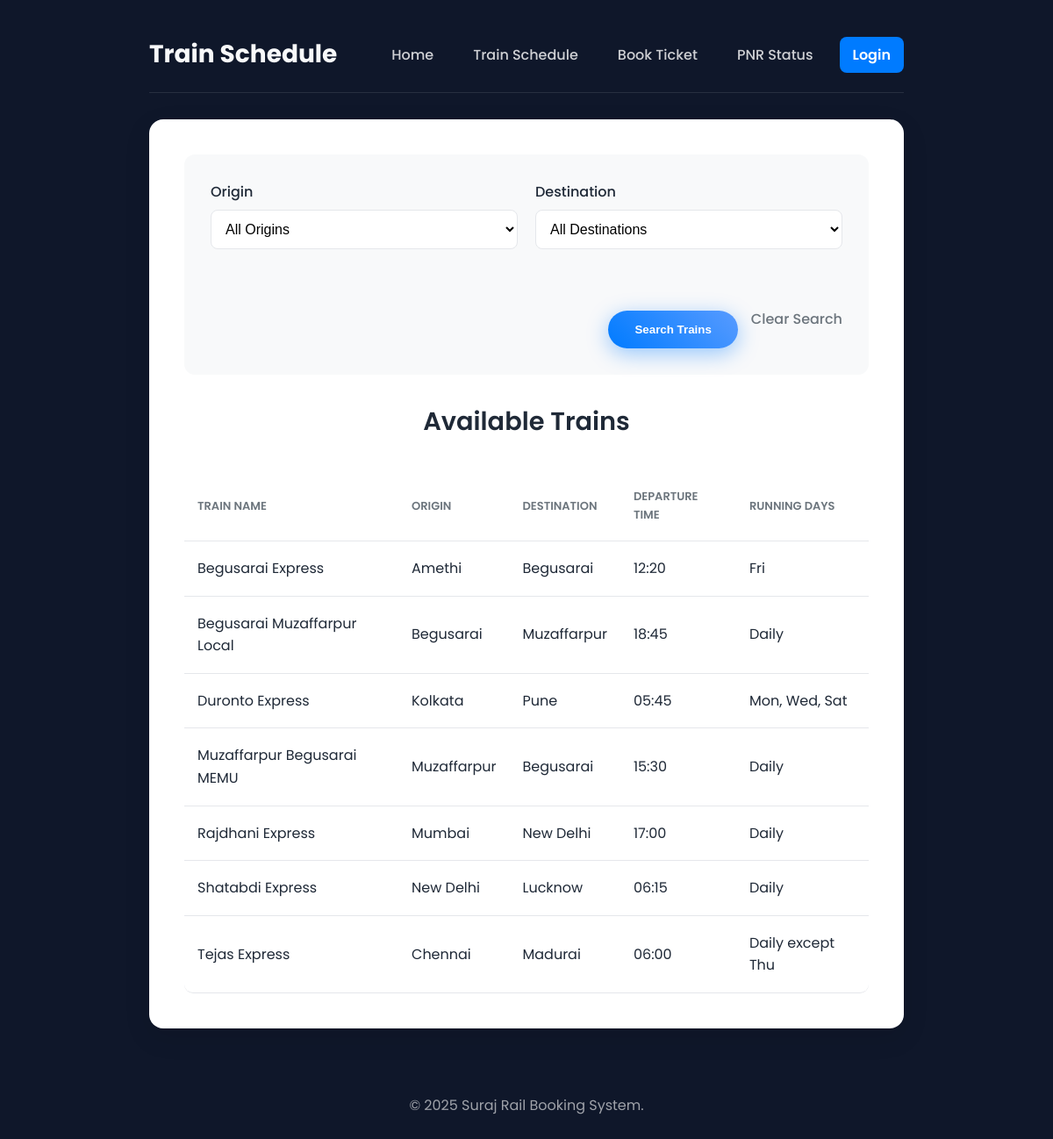
The app's page /schedule with its own data.
### tables this page shows
CREATE TABLE trains (id INTEGER PRIMARY KEY AUTOINCREMENT, train_name TEXT, origin TEXT, destination TEXT, departure_time TEXT, running_days TEXT);

### app.py (the view)
@app.route('/schedule')
def schedule():
    conn = sqlite3.connect('database.db')
    conn.row_factory = sqlite3.Row
    search_origin = request.args.get('origin', '')
    search_destination = request.args.get('destination', '')
    origins = conn.execute('SELECT DISTINCT origin FROM trains ORDER BY origin').fetchall()
    destinations = conn.execute('SELECT DISTINCT destination FROM trains ORDER BY destination').fetchall()
    query = "SELECT * FROM trains WHERE 1=1"
    params = []
    if search_origin:
        query += " AND origin = ?"
        params.append(search_origin)
    if search_destination:
        query += " AND destination = ?"
        params.append(search_destination)
    query += " ORDER BY train_name"
    trains = conn.execute(query, params).fetchall()
    conn.close()
    return render_template('schedule.html',
                           trains=trains,
                           origins=origins,
                           destinations=destinations,
                           search_origin=search_origin,
                           search_destination=search_destination)

### templates/schedule.html (shortened to what this page needs)
{% extends "base.html" %}
{% block header %}Train Schedule{% endblock %}
{% block content %}
<div class="search-form-container">
    <form action="{{ url_for('schedule') }}" method="GET" class="schedule-search-form">
        <div class="form-row">
            <div class="form-group">
                <label for="origin">Origin</label>
                <select id="origin" name="origin">
                    <option value="">All Origins</option>
                </select>
            </div>
            <div class="form-group">
                <label for="destination">Destination</label>
                <select id="destination" name="destination">
                    <option value="">All Destinations</option>
                </select>
            </div>
        </div>
        <div class="form-actions">
            <button type="submit" class="cta-button">Search Trains</button>
            <a href="{{ url_for('schedule') }}" class="clear-button">Clear Search</a>
        </div>
    </form>
</div>
<div class="schedule-list">
    <h3>Available Trains</h3>
    {% if trains %}
        <table>
            <thead>
                <tr>
                    <th>Train Name</th>
                    <th>Origin</th>
                    <th>Destination</th>
                    <th>Departure Time</th>
                    <th>Running Days</th>
                </tr>
            </thead>
            <tbody>
                {% for train in trains %}
                <tr>
                    <td>{{ train.train_name }}</td>
                    <td>{{ train.origin }}</td>
                    <td>{{ train.destination }}</td>
                    <td>{{ train.departure_time }}</td>
                    <td>{{ train.running_days }}</td>
                </tr>
                {% endfor %}
            </tbody>
        </table>
    {% else %}
        <p class="no-trains">No trains found matching your search criteria.</p>
    {% endif %}
</div>
{% endblock %}

### templates/base.html (shortened to what this page needs)
<!DOCTYPE html>
<html lang="en">
<head>
    <link rel="stylesheet" href="{{ url_for('static', filename='style.css') }}">
</head>
<body>
    <div class="container">
        <header>
            <h1>{% block header %}Welcome{% endblock %}</h1>
            <nav>
                <a href="{{ url_for('home') }}">Home</a>
                <a href="{{ url_for('schedule') }}">Train Schedule</a>
                <a href="{{ url_for('book_ticket') }}">Book Ticket</a>
                <a href="{{ url_for('pnr_status') }}">PNR Status</a>
                {% if session['username'] %}
                <button id="profile-toggle" class="profile-button">
                    <svg xmlns="http://www.w3.org/2000/svg" width="24" height="24" viewBox="0 0 24 24" fill="none" stroke="currentColor" stroke-width="2" stroke-linecap="round" stroke-linejoin="round"><path d="M20 21v-2a4 4 0 0 0-4-4H8a4 4 0 0 0-4 4v2"></path><circle cx="12" cy="7" r="4"></circle></svg>
                </button>
                {% else %}
                <a href="{{ url_for('login') }}" class="login-nav-button">Login</a>
                {% endif %}
            </nav>
        </header>
        <main>
            {% block content %}{% endblock %}
        </main>
        <footer>
            <p>&copy; 2025 Suraj Rail Booking System.</p>
        </footer>
    </div>
</body>
</html>

### static/style.css (style rules this page uses)
:root { --primary-blue: #007BFF; --primary-blue-dark: #0056b3; --background-dark: #0f172a; --text-dark: #1f2937; --text-light: #f8f9fa; --text-muted: #6c757d; --card-background: #ffffff; --border-color: #e5e7eb; --success-bg: #d1fae5; --success-text: #065f46; --error-bg: #fee2e2; --error-text: #991b1b; }
* { margin: 0; padding: 0; box-sizing: border-box; }
body { font-family: 'Poppins', sans-serif; color: var(--text-dark); line-height: 1.6; min-height: 100vh; background-color: var(--background-dark); }
.container { max-width: 900px; margin: 20px auto; padding: 0 20px; }
header { background: transparent; padding: 20px 0; display: flex; justify-content: space-between; align-items: center; margin-bottom: 30px; border-bottom: 1px solid rgba(255, 255, 255, 0.1); }
header h1 { font-size: 28px; font-weight: 700; color: var(--text-light); }
header nav { display: flex; align-items: center; gap: 15px; }
header nav a { color: rgba(255, 255, 255, 0.8); text-decoration: none; padding: 8px 15px; border-radius: 8px; font-weight: 500; transition: all 0.3s ease; }
.login-nav-button { background-color: var(--primary-blue); color: #ffffff !important; font-weight: 600; }
main { background: var(--card-background); padding: 40px; border-radius: 16px; box-shadow: 0 10px 30px rgba(0, 0, 0, 0.1); animation: fadeIn 0.5s ease-out; }
.cta-button { display: inline-block; background: linear-gradient(45deg, var(--primary-blue), #589bff); color: #fff; padding: 14px 30px; border-radius: 50px; text-decoration: none; font-weight: 600; margin-top: 25px; box-shadow: 0 6px 25px rgba(0, 123, 255, 0.4); transition: transform 0.3s ease, box-shadow 0.3s ease; border: none; }
.modern-form h3, .bookings-list h3, .schedule-list h3 { text-align: center; margin-bottom: 35px; font-weight: 600; font-size: 1.8rem; }
.form-group { margin-bottom: 25px; }
.form-group label { display: block; margin-bottom: 10px; font-weight: 500; }
.bookings-list, .schedule-list { overflow-x: auto; }
table { width: 100%; border-collapse: separate; border-spacing: 0; }
th, td { padding: 18px 15px; text-align: left; border-bottom: 1px solid var(--border-color); }
th { font-weight: 600; color: var(--text-muted); text-transform: uppercase; font-size: 13px; }
table thead tr:first-child th:first-child { border-top-left-radius: 10px; }
table thead tr:first-child th:last-child { border-top-right-radius: 10px; }
table tbody tr:last-child td:first-child { border-bottom-left-radius: 10px; }
table tbody tr:last-child td:last-child { border-bottom-right-radius: 10px; }
.search-form-container { background-color: #f8f9fa; padding: 30px; border-radius: 12px; margin-bottom: 30px; }
.schedule-search-form .form-row { display: flex; gap: 20px; margin-bottom: 20px; }
.schedule-search-form .form-group { flex: 1; }
.schedule-search-form label { display: block; margin-bottom: 8px; font-weight: 500; }
.schedule-search-form select { width: 100%; padding: 12px; border-radius: 8px; font-size: 16px; background-color: #ffffff; border: 1px solid var(--border-color); transition: all 0.3s ease; }
.schedule-search-form .form-actions { display: flex; justify-content: flex-end; align-items: center; gap: 15px; }
.clear-button { color: var(--text-muted); text-decoration: none; font-weight: 500; transition: color 0.3s ease; }
footer { text-align: center; margin-top: 50px; padding: 25px; color: rgba(255, 255, 255, 0.6); }

### records on screen
trains: train_name "Begusarai Express", origin "Amethi", destination "Begusarai", departure_time "12:20", running_days "Fri"
trains: train_name "Begusarai Muzaffarpur Local", origin "Begusarai", destination "Muzaffarpur", departure_time "18:45", running_days "Daily"
trains: train_name "Duronto Express", origin "Kolkata", destination "Pune", departure_time "05:45", running_days "Mon, Wed, Sat"
trains: train_name "Muzaffarpur Begusarai MEMU", origin "Muzaffarpur", destination "Begusarai", departure_time "15:30", running_days "Daily"
trains: train_name "Rajdhani Express", origin "Mumbai", destination "New Delhi", departure_time "17:00", running_days "Daily"
trains: train_name "Shatabdi Express", origin "New Delhi", destination "Lucknow", departure_time "06:15", running_days "Daily"
trains: train_name "Tejas Express", origin "Chennai", destination "Madurai", departure_time "06:00", running_days "Daily except Thu"
